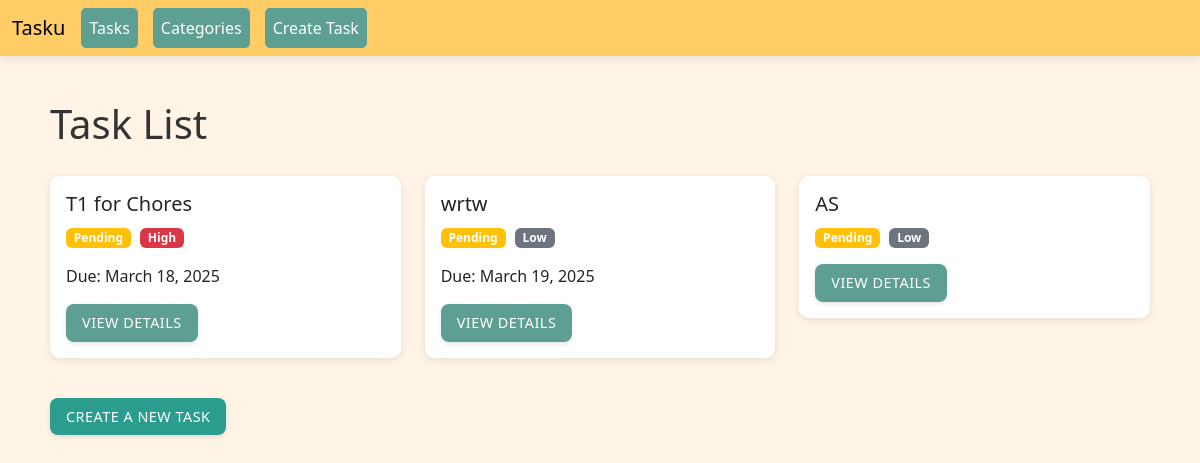
/tasks/, run on the app's committed database.
### tasks_app/models.py (models this page shows, shortened)
class Task(models.Model):
    title = models.CharField(max_length=255)
    description = models.TextField(blank=True, null=True)
    due_date = models.DateField(blank=True, null=True)
    STATUS_CHOICE = [
        ('Pending','Pending'),
        ('In Progress','In Progress'),
        ('Completed','Completed'),
    ]
    status = models.CharField(max_length=15, choices=STATUS_CHOICE, default='Pending')
    PRIORITY_CHOICE = [
        ('Low','Low'),
        ('Medium','Medium'),
        ('High','High'),
    ]
    priority = models.CharField(max_length=15, choices=PRIORITY_CHOICE, default='High')
    category = models.ForeignKey(Category, on_delete=models.CASCADE, related_name='tasks')

### tasks_app/views.py (the view)
# urls.py: path('tasks/', views.task_list, name='tasks'),
def task_list(request):
    tasks = Task.objects.all()
    return render(request, "task_list.html", {"tasks": tasks})

### tasks_app/templates/task_list.html (shortened to what this page needs)
{% extends 'base.html' %}
{% block content %}
    <h1>Task List</h1>
    <div class="row">
        {% for task in tasks %}
            <div class="col-md-4 mb-3">
                <div class="card">
                    <div class="card-body">
                        <h5 class="card-title">{{ task.title }}</h5>
                        <p class="card-text">
                            <span class="badge bg-{{ task.status|lower|cut:" " }}">{{ task.status }}</span>
                            <span class="badge bg-{{ task.priority|lower }}">{{ task.priority }}</span>
                            {% if task.due_date %}
                            <div class="mt-2">Due: {{ task.due_date }}</div>
                            {% endif %}
                        </p>
                        <a href="{% url 'task_detail' task.id %}" class="btn">View Details</a>
                    </div>
                </div>
            </div>
        {% empty %}
            <div class="col-12">
                <p>No tasks present.</p>
            </div>
        {% endfor %}
    </div>
    <div class="mt-4">
        <a href="{% url 'task_creation' %}" class="btn btn-complete">Create a New Task</a>
    </div>
{% endblock %}

### tasks_app/templates/base.html (shortened to what this page needs)
<!DOCTYPE html>
<html lang="en">
<head>
    <link href="https://cdn.jsdelivr.net/npm/bootstrap@5.3.3/dist/css/bootstrap.min.css" rel="stylesheet">
</head>
<body>
    <nav class="navbar navbar-expand-lg">
        <div class="container-fluid">
            <a class="navbar-brand" href="{% url 'home' %}">Tasku</a>
            <div class="collapse navbar-collapse" id="navbarSupportedContent">
                <ul class="navbar-nav me-auto mb-2 mb-lg-0">
                    <li class="nav-item">
                        <a class="nav-link" href="{% url 'tasks' %}">Tasks</a>
                    </li>
                    <li class="nav-item">
                        <a class="nav-link" href="{% url 'categories' %}">Categories</a>
                    </li>
                    <li class="nav-item">
                        <a class="nav-link" href="{% url 'task_creation' %}">Create Task</a>
                    </li>
                </ul>
            </div>
        </div>
    </nav>
    <div class="container mt-4">
        {% block content %}{% endblock %}
    </div>
</body>
</html>

### tasks_app/templates/base.html (style rules this page uses)
.navbar { background-color: #FFCC66; box-shadow: 0 2px 10px rgba(0, 0, 0, 0.1); }
body { background-color: #FFF4E6; color: #333; }
.container { padding: 20px; }
.navbar-nav .nav-item { margin-right: 15px; }
.btn, .nav-link { background-color: #5D9F92; color: white; border-radius: 5px; }
.badge { margin-right: 5px; }
.badge.bg-pending { background-color: #FFC107; }
.badge.bg-low { background-color: #6C757D; }
.badge.bg-high { background-color: #DC3545; }
.btn { background-color: #5D9F92; color: white; border-radius: 8px; padding: 8px 16px; border: none; font-weight: 500; transition: all 0.3s ease; box-shadow: 0 2px 5px rgba(0, 0, 0, 0.1); text-transform: uppercase; letter-spacing: 0.5px; font-size: 0.9rem; }
.btn-complete { background-color: #2A9D8F; }
.card { margin-top: 20px; border-radius: 10px; border: none; box-shadow: 0 2px 8px rgba(0,0,0,0.1); }

### data on the page
Task: title "T1 for Chores", status "Pending", priority "High", due_date "March 18, 2025"
Task: title "wrtw", status "Pending", priority "Low", due_date "March 19, 2025"
Task: title "AS", status "Pending", priority "Low"
